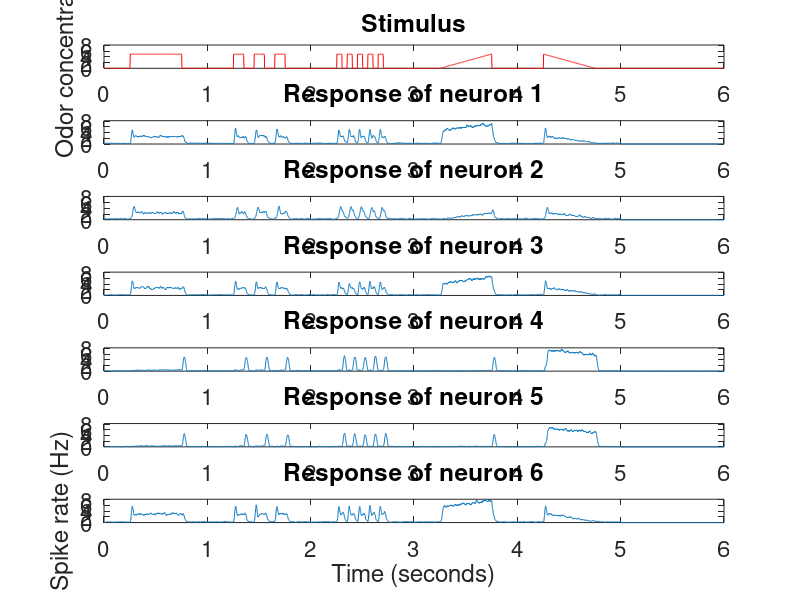

This figure's MATLAB source: (Note: this script raises an error after producing the figure.)
%% PCA on simulated neurons

% AVB & SLH 3/10/2016

%% Close figures and clear workspace
close all 
clear all 
% Note that this command clears the workspace so you will lose any
% variables you haven't saved

%% Set some defaults for figure formatting so your figures look nice 
set(0,'DefaultAxesFontSize', 16)
set(0,'DefaultFigureColor','w')
figure 
close all 

%% Load data 
load('pca_data.mat')
% This line loads three variables: data, stim, time. 
% data is a 58 x 6000 matrix because there are 58 neurons and 6000 time points.  
% Each row is the PSTH of a simulated neuron in response to the stimuli. 
% stim is a 1 x 6000 vector of the stimuli over time. 
% time is a 1 x 6000 vector of the time in seconds.

%% Plot data for the first six neurons
% This section of the code plots the stimulus and the responses for the
% first six neurons in the same figure.  You can copy and change this code
% to create your other figures. 
figure
ax(1) = subplot(7,1,1); % subplot allows you to plot multiple graphs in the same figure
plot(time,stim','r') % Plot the stimulus
ylabel('Odor concentration')
title('Stimulus')
for i = 1:6 % Loop through the first six neurons and plot their responses
    ax(i+1) = subplot(7,1,i+1);
    plot(time,data(i,:)) % This plots row i of data
    title(['Response of neuron ',num2str(i)])
end
xlabel('Time (seconds)')
ylabel('Spike rate (Hz)')
linkaxes(ax(:),'xy') % This makes sure the axes have the same scaling 
ax_lims = [min(data(:)),max(data(:))]; % Finds the correct axis limits so you can see all the data 
ylim(ax_lims) % Set the axis limits 

%% Save the figure 
% This code saves the latest figure you have made in a format that is easy
% to insert into a word document.  You can use this code to save all your
% other figures by inserting it after the code that makes the figure. You
% just need to specify the name of the file as a string.  In this case the
% name is 'neuron_data_fig'.
my_save_fig('neuron_data_fig')

%% Determine the number of neurons and number of time points 
% You can use the function 'size' to find the size of each dimension of the
% data matrix 

% ================
% Insert code here
% ================

%% Subtract off the mean response of each neuron (This is 'centering')
% First calculate the mean of each neuron's response using the 'mean'
% function.  Make sure you calculate the mean of data along the correct axis
% (i.e. calculate the neuron's mean response and not the mean response of
% all neurons for one time point). You can specify the axis as an input
% argument for the mean function.

% ================
% Insert code here
% ================

% Next subtract the mean response from the data.  Note when you subtract
% two matrices they need to have the same dimensions.  You can use 'repmat'
% to make a matrix of mean values. 

% ================
% Insert code here
% ================

%% Plot centered data for the first six neurons

% ================
% Insert code here
% ================


%% Save a figure of the centered data

% ================
% Insert code here
% ================


%% Generate the covariance matrix
% Please do not use MATLAB's 'cov' function for generating the covariance
% matrix but instead generate it by multiplying the appropriate matrices as
% we discussed in class. You can multiply to matrices A and B using
% mtimes(A,B) or A*B

% Think about what the dimensions of your covariance matrix should be. If
% your original data has M rows and N columns and you are performing
% dimensionality reduction to reduce the number of rows then your covarianc
% matrix should be an M x M matrix.  

% To check that you've calculated the covariance matrix correctly, the
% first three values of the first row should be 327.7398  123.2678
% 302.6009.

% ================
% Insert code here
% ================


%% Plot the covariance matrix
% You can use the imagesc function to visualise the covariance matrix. 
% The colorbar function puts the color scale on your graph. 

% ================
% Insert code here
% ================

%% Save the covariance matrix figure

% ================
% Insert code here
% ================


%% Find the eigenvectors and eigenvalues 
% Use the 'eig' function to do this. 

% ================
% Insert code here
% ================

%% Make a vector of eigenvalues
% Use the 'diag' function to extract the eigenvalues from the matrix output
% of eig. 

% ================
% Insert code here
% ================

%% Sort the eigenvalues and eigenvectors 
% Use the 'sort' function to sort the eigenvalues from highest to lowest 
% Make sure to get the indexes as an output from the sort function so that
% you can sort the eigenvectors too. 

% ================
% Insert code here
% ================

% Now sort the eigenvectors so that they are in the same order as the
% eigenvalues.  To do this don't use the 'sort' function but instead index
% the eigenvector matrix using the indexes you got from sorting the
% eigenvalues. 

% ================
% Insert code here
% ================


%% Plot the eigenvalues 
% Plot the eigenvalue value vs. the eigenvalue number. Plot each eigenvalue
% as a discrete dot rather than a line that joins each eigenvalue so that
% it is easier to see the value for each eigenvalue. 

% ================
% Insert code here
% ================

%% Save eigenvalues plot

% ================
% Insert code here
% ================

%% Plot the first six eigenvectors

% ================
% Insert code here
% ================

%% Save eigenvectors plot

% ================
% Insert code here
% ================

%% Find principal components by projecting data onto the eigenvectors 
% Recall that you project data onto the eigenvectors by multiplying the
% data matrix and the eigenvector matrix together.

% Again think about what dimensions your principal components should have.
% You may need to transpose your data matrix using the 'transpose'
% function. 

% ================
% Insert code here
% ================

%% Plot the first six principal components

% ================
% Insert code here
% ================

%% Save principal components plot

% ================
% Insert code here
% ================

%% Find the loadings of each neuron on the principal components
% You find these loadings by projecting the data matrix onto the principal
% components.  You do this my multiplying the data matrix and the principal
% components matrix.  Again think about the dimensions that the loadings
% should have. 

% ================
% Insert code here
% ================

%% Make a 3D plots of the loadings of each neuron on the first three principal components
% Use 'plot3' to make a 3D plot
% Make sure to plot each loading as a discrete dot. 
% Remember to label the axes

% ================
% Insert code here
% ================

%% Save loadings plot 

% ================
% Insert code here
% ================

